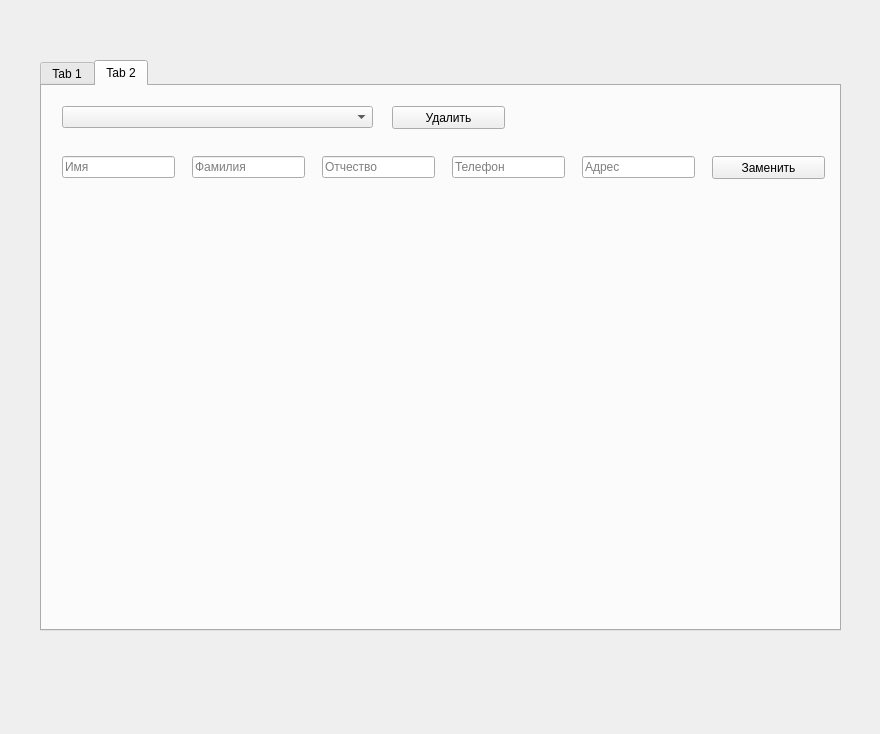
<?xml version="1.0" encoding="UTF-8"?>
<ui version="4.0">
 <class>MainWindow</class>
 <widget class="QMainWindow" name="MainWindow">
  <property name="geometry">
   <rect>
    <x>0</x>
    <y>0</y>
    <width>880</width>
    <height>734</height>
   </rect>
  </property>
  <property name="windowTitle">
   <string>MainWindow</string>
  </property>
  <widget class="QWidget" name="centralwidget">
   <widget class="QTabWidget" name="tabWidget">
    <property name="geometry">
     <rect>
      <x>40</x>
      <y>60</y>
      <width>801</width>
      <height>571</height>
     </rect>
    </property>
    <property name="currentIndex">
     <number>1</number>
    </property>
    <widget class="QWidget" name="tab">
     <attribute name="title">
      <string>Tab 1</string>
     </attribute>
     <widget class="QComboBox" name="comboBox">
      <property name="geometry">
       <rect>
        <x>20</x>
        <y>70</y>
        <width>113</width>
        <height>22</height>
       </rect>
      </property>
      <property name="styleSheet">
       <string notr="true"/>
      </property>
      <property name="editable">
       <bool>true</bool>
      </property>
      <property name="currentText">
       <string/>
      </property>
     </widget>
     <widget class="QLineEdit" name="lineEdit_3">
      <property name="geometry">
       <rect>
        <x>280</x>
        <y>10</y>
        <width>113</width>
        <height>22</height>
       </rect>
      </property>
      <property name="placeholderText">
       <string>Отчество</string>
      </property>
     </widget>
     <widget class="QPushButton" name="pushButton">
      <property name="geometry">
       <rect>
        <x>670</x>
        <y>10</y>
        <width>113</width>
        <height>23</height>
       </rect>
      </property>
      <property name="text">
       <string>Добавить</string>
      </property>
     </widget>
     <widget class="QComboBox" name="comboBox_3">
      <property name="geometry">
       <rect>
        <x>280</x>
        <y>70</y>
        <width>113</width>
        <height>22</height>
       </rect>
      </property>
      <property name="editable">
       <bool>true</bool>
      </property>
     </widget>
     <widget class="QComboBox" name="comboBox_4">
      <property name="geometry">
       <rect>
        <x>410</x>
        <y>70</y>
        <width>113</width>
        <height>22</height>
       </rect>
      </property>
      <property name="editable">
       <bool>true</bool>
      </property>
     </widget>
     <widget class="QComboBox" name="comboBox_5">
      <property name="geometry">
       <rect>
        <x>540</x>
        <y>70</y>
        <width>113</width>
        <height>22</height>
       </rect>
      </property>
      <property name="editable">
       <bool>true</bool>
      </property>
     </widget>
     <widget class="Line" name="line">
      <property name="geometry">
       <rect>
        <x>-40</x>
        <y>40</y>
        <width>861</width>
        <height>16</height>
       </rect>
      </property>
      <property name="orientation">
       <enum>Qt::Horizontal</enum>
      </property>
     </widget>
     <widget class="QLineEdit" name="lineEdit_2">
      <property name="geometry">
       <rect>
        <x>150</x>
        <y>10</y>
        <width>113</width>
        <height>22</height>
       </rect>
      </property>
      <property name="placeholderText">
       <string>Фамилия</string>
      </property>
     </widget>
     <widget class="QComboBox" name="comboBox_2">
      <property name="geometry">
       <rect>
        <x>150</x>
        <y>70</y>
        <width>113</width>
        <height>22</height>
       </rect>
      </property>
      <property name="editable">
       <bool>true</bool>
      </property>
     </widget>
     <widget class="QLineEdit" name="lineEdit_4">
      <property name="geometry">
       <rect>
        <x>410</x>
        <y>10</y>
        <width>113</width>
        <height>22</height>
       </rect>
      </property>
      <property name="placeholderText">
       <string>Телефон</string>
      </property>
     </widget>
     <widget class="QPushButton" name="pushButton_2">
      <property name="geometry">
       <rect>
        <x>670</x>
        <y>70</y>
        <width>113</width>
        <height>24</height>
       </rect>
      </property>
      <property name="sizePolicy">
       <sizepolicy hsizetype="Preferred" vsizetype="Fixed">
        <horstretch>0</horstretch>
        <verstretch>0</verstretch>
       </sizepolicy>
      </property>
      <property name="text">
       <string>Искать</string>
      </property>
     </widget>
     <widget class="QLineEdit" name="lineEdit">
      <property name="geometry">
       <rect>
        <x>20</x>
        <y>10</y>
        <width>113</width>
        <height>22</height>
       </rect>
      </property>
      <property name="placeholderText">
       <string>Имя</string>
      </property>
     </widget>
     <widget class="QLineEdit" name="lineEdit_5">
      <property name="geometry">
       <rect>
        <x>540</x>
        <y>10</y>
        <width>113</width>
        <height>22</height>
       </rect>
      </property>
      <property name="placeholderText">
       <string>Адрес</string>
      </property>
     </widget>
     <widget class="QTableWidget" name="tableWidget">
      <property name="geometry">
       <rect>
        <x>80</x>
        <y>130</y>
        <width>641</width>
        <height>391</height>
       </rect>
      </property>
      <column>
       <property name="text">
        <string>Имя</string>
       </property>
      </column>
      <column>
       <property name="text">
        <string>Фамилия</string>
       </property>
      </column>
      <column>
       <property name="text">
        <string>Отчество</string>
       </property>
      </column>
      <column>
       <property name="text">
        <string>Телефон</string>
       </property>
      </column>
      <column>
       <property name="text">
        <string>Адрес</string>
       </property>
      </column>
     </widget>
    </widget>
    <widget class="QWidget" name="tab_2">
     <attribute name="title">
      <string>Tab 2</string>
     </attribute>
     <widget class="QComboBox" name="comboBox_6">
      <property name="geometry">
       <rect>
        <x>20</x>
        <y>20</y>
        <width>311</width>
        <height>22</height>
       </rect>
      </property>
      <property name="tabletTracking">
       <bool>false</bool>
      </property>
     </widget>
     <widget class="QPushButton" name="pushButton_4">
      <property name="geometry">
       <rect>
        <x>670</x>
        <y>70</y>
        <width>113</width>
        <height>23</height>
       </rect>
      </property>
      <property name="text">
       <string>Заменить</string>
      </property>
     </widget>
     <widget class="QLineEdit" name="lineEdit_8">
      <property name="geometry">
       <rect>
        <x>280</x>
        <y>70</y>
        <width>113</width>
        <height>22</height>
       </rect>
      </property>
      <property name="placeholderText">
       <string>Отчество</string>
      </property>
     </widget>
     <widget class="QLineEdit" name="lineEdit_10">
      <property name="geometry">
       <rect>
        <x>540</x>
        <y>70</y>
        <width>113</width>
        <height>22</height>
       </rect>
      </property>
      <property name="placeholderText">
       <string>Адрес</string>
      </property>
     </widget>
     <widget class="QLineEdit" name="lineEdit_9">
      <property name="geometry">
       <rect>
        <x>410</x>
        <y>70</y>
        <width>113</width>
        <height>22</height>
       </rect>
      </property>
      <property name="placeholderText">
       <string>Телефон</string>
      </property>
     </widget>
     <widget class="QLineEdit" name="lineEdit_7">
      <property name="geometry">
       <rect>
        <x>150</x>
        <y>70</y>
        <width>113</width>
        <height>22</height>
       </rect>
      </property>
      <property name="placeholderText">
       <string>Фамилия</string>
      </property>
     </widget>
     <widget class="QLineEdit" name="lineEdit_6">
      <property name="geometry">
       <rect>
        <x>20</x>
        <y>70</y>
        <width>113</width>
        <height>22</height>
       </rect>
      </property>
      <property name="placeholderText">
       <string>Имя</string>
      </property>
     </widget>
     <widget class="QPushButton" name="pushButton_3">
      <property name="geometry">
       <rect>
        <x>350</x>
        <y>20</y>
        <width>113</width>
        <height>23</height>
       </rect>
      </property>
      <property name="text">
       <string>Удалить</string>
      </property>
     </widget>
    </widget>
   </widget>
  </widget>
 </widget>
 <resources/>
 <connections/>
</ui>
